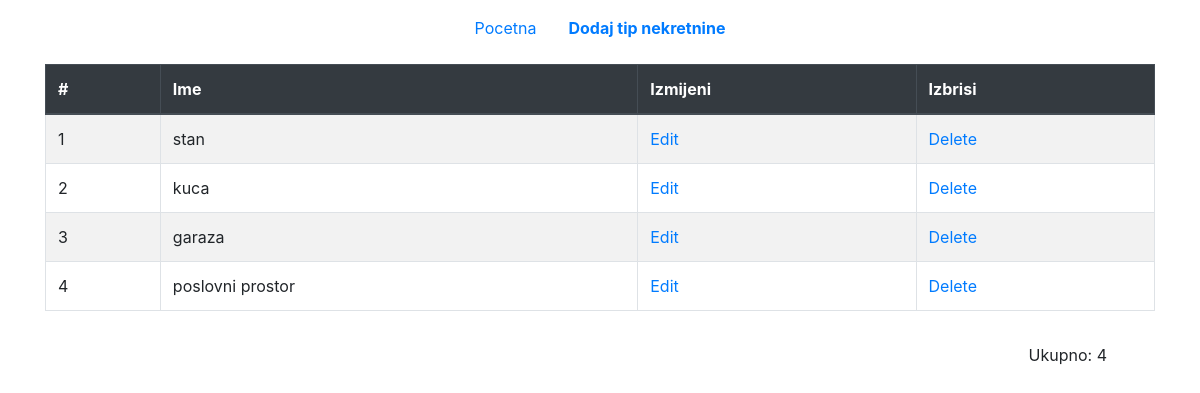
Page /agencija-za-nekretnine/manage_type_of_real_estate.php on the committed database.
### tables this page shows
CREATE TABLE `type_of_real_estate` (
  `id` int(11) NOT NULL,
  `name` varchar(255) NOT NULL
);

### agencija-za-nekretnine/manage_type_of_real_estate.php (the view, shortened to what this page needs)
<?php
    include 'db_conn.php';
    $upit = "SELECT * FROM type_of_real_estate";
    $result = mysqli_query($db_conn, $upit);
    $count = mysqli_num_rows($result);
?>
<!DOCTYPE html>
<html lang="en">
<head>
    <?php include 'bootstrap.php' ?>
</head>
<body>
    <ul class="nav justify-content-center mt-2 mb-3">
        <li class="nav-item">
            <a class="nav-link active" href="./index.php">Pocetna</a>
        </li>
        <li class="nav-item">
            <a class="nav-link active" href="./create_type_of_real_estate.php"><b>Dodaj tip nekretnine</b></a>
        </li>
    </ul>
    <div class="container">
    <table class="table table-striped table-bordered">
        <thead class="thead-dark">
            <tr>
                <th>#</th>
                <th>Ime</th>
                <th>Izmijeni</th>
                <th>Izbrisi</th>
            </tr>
        </thead>
        <tbody>
        <?php
            while($row = mysqli_fetch_assoc($result) ){
                $temp_id = $row['id'];
                $linkEdit = "<a href=\"edit_form_type_of_real_estate.php?id=$temp_id\">Edit</a>";
                $linkDelete = "<a href=\"delete_type_of_real_estate.php?id=$temp_id\">Delete</a>";
                echo "<tr>";
                echo "  <td>".$row['id']."</td>";
                echo "  <td>".$row['name']."</td>";
                echo "  <td>".$linkEdit."</td>";
                echo "  <td>".$linkDelete."</td>";
                echo "</tr>";
            }
        ?>
        </tbody>
    </table>
    <p class="mt-3 mr-5 float-right">Ukupno: <?=$count?></p>
    </div>
</body>
</html>

### rows in the picture
type_of_real_estate: id "1", name "stan"
type_of_real_estate: id "2", name "kuca"
type_of_real_estate: id "3", name "garaza"
type_of_real_estate: id "4", name "poslovni prostor"

### other values in the picture
$count "4"
